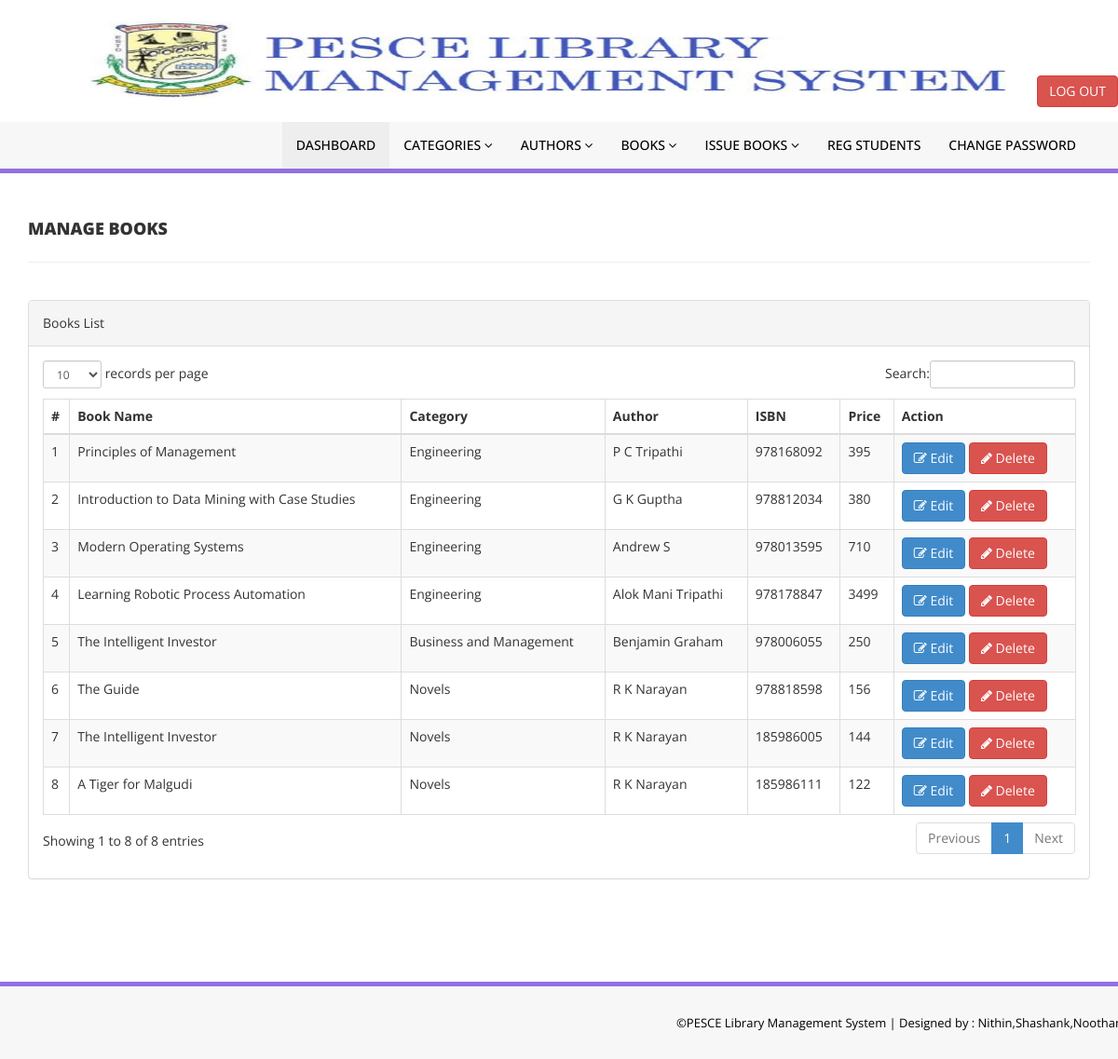
The app's page /admin/manage-books.php (signed in) with its own data.
### tables this page shows
CREATE TABLE `tblbooks` (
  `id` int(11) NOT NULL,
  `BookName` varchar(255) DEFAULT NULL,
  `CatId` int(11) DEFAULT NULL,
  `AuthorId` int(11) DEFAULT NULL,
  `ISBNNumber` int(20) DEFAULT NULL,
  `BookPrice` int(11) DEFAULT NULL,
  `RegDate` timestamp NULL DEFAULT current_timestamp(),
  `UpdationDate` timestamp NULL DEFAULT NULL ON UPDATE current_timestamp()
);

CREATE TABLE `tblcategory` (
  `id` int(11) NOT NULL,
  `CategoryName` varchar(150) DEFAULT NULL,
  `Status` int(1) DEFAULT NULL,
  `CreationDate` timestamp NULL DEFAULT current_timestamp(),
  `UpdationDate` timestamp NULL DEFAULT '0000-00-00 00:00:00' ON UPDATE current_timestamp()
);

CREATE TABLE `tblauthors` (
  `id` int(11) NOT NULL,
  `AuthorName` varchar(159) DEFAULT NULL,
  `creationDate` timestamp NULL DEFAULT current_timestamp(),
  `UpdationDate` timestamp NULL DEFAULT NULL ON UPDATE current_timestamp()
);

### admin/manage-books.php (the view, shortened to what this page needs)
<?php
include('includes/config.php');
if(strlen($_SESSION['alogin'])==0)
    {
header('location:index.php');
}
else{
    ?>
<!DOCTYPE html>
<html xmlns="http://www.w3.org/1999/xhtml">
<head>
    <link href="assets/css/bootstrap.css" rel="stylesheet" />
    <link href="assets/css/font-awesome.css" rel="stylesheet" />
    <link href="assets/js/dataTables/dataTables.bootstrap.css" rel="stylesheet" />
    <link href="assets/css/style.css" rel="stylesheet" />
</head>
<body>
<?php include('includes/header.php');?>
    <div class="content-wrapper">
         <div class="container">
        <div class="row pad-botm">
            <div class="col-md-12">
                <h4 class="header-line">Manage Books</h4>
    </div>
     <div class="row">
</div>
        </div>
            <div class="row">
                <div class="col-md-12">
                    <div class="panel panel-default">
                        <div class="panel-heading">
                           Books List
                        </div>
                        <div class="panel-body">
                            <div class="table-responsive">
                                <table class="table table-striped table-bordered table-hover" id="dataTables-example">
                                    <thead>
                                        <tr>
                                            <th>#</th>
                                            <th>Book Name</th>
                                            <th>Category</th>
                                            <th>Author</th>
                                            <th>ISBN</th>
                                            <th>Price</th>
                                            <th>Action</th>
                                        </tr>
                                    </thead>
                                    <tbody>
<?php $sql = "SELECT tblbooks.BookName,tblcategory.CategoryName,tblauthors.AuthorName,tblbooks.ISBNNumber,tblbooks.BookPrice,tblbooks.id as bookid from  tblbooks join tblcategory on tblcategory.id=tblbooks.CatId join tblauthors on tblauthors.id=tblbooks.AuthorId";
$query = $dbh -> prepare($sql);
$query->execute();
$results=$query->fetchAll(PDO::FETCH_OBJ);
$cnt=1;
if($query->rowCount() > 0)
{
foreach($results as $result)
{               ?>
                                        <tr class="odd gradeX">
                                            <td class="center"><?php echo htmlentities($cnt);?></td>
                                            <td class="center"><?php echo htmlentities($result->BookName);?></td>
                                            <td class="center"><?php echo htmlentities($result->CategoryName);?></td>
                                            <td class="center"><?php echo htmlentities($result->AuthorName);?></td>
                                            <td class="center"><?php echo htmlentities($result->ISBNNumber);?></td>
                                            <td class="center"><?php echo htmlentities($result->BookPrice);?></td>
                                            <td class="center">
                                            <a href="edit-book.php?bookid=<?php echo htmlentities($result->bookid);?>"><button class="btn btn-primary"><i class="fa fa-edit "></i> Edit</button>
                                          <a href="manage-books.php?del=<?php echo htmlentities($result->bookid);?>" onclick="return confirm('Are you sure you want to delete?');"" >
                                          <button class="btn btn-danger"><i class="fa fa-pencil"></i> Delete</button>
                                            </td>
                                        </tr>
 <?php $cnt=$cnt+1;}} ?>
                                    </tbody>
                                </table>
                            </div>
                        </div>
                    </div>
                </div>
            </div>
    </div>
    </div>
  <?php include('includes/footer.php');?>
</body>
</html>
<?php } ?>

### admin/assets/css/style.css (style rules this page uses)
.content-wrapper { margin-top: 40px; min-height:800px; padding-bottom:90px; }
.header-line { font-weight:900; padding-bottom:25px; border-bottom:1px solid #eeeeee; text-transform:uppercase; }
.pad-botm { padding-bottom:30px; }

### records on screen
tblbooks: BookName "Principles of Management", tblcategory.CategoryName "Engineering", AuthorId.AuthorName "P C Tripathi", ISBNNumber "978168092", BookPrice "395"
tblbooks: BookName "Introduction to Data Mining with Case Studies", tblcategory.CategoryName "Engineering", AuthorId.AuthorName "G K Guptha", ISBNNumber "978812034", BookPrice "380"
tblbooks: BookName "Modern Operating Systems", tblcategory.CategoryName "Engineering", AuthorId.AuthorName "Andrew S", ISBNNumber "978013595", BookPrice "710"
tblbooks: BookName "Learning Robotic Process Automation", tblcategory.CategoryName "Engineering", AuthorId.AuthorName "Alok Mani Tripathi", ISBNNumber "978178847", BookPrice "3499"
tblbooks: BookName "The Intelligent Investor", tblcategory.CategoryName "Business and Management", AuthorId.AuthorName "Benjamin Graham", ISBNNumber "978006055", BookPrice "250"
tblbooks: BookName "The Guide", tblcategory.CategoryName "Novels", AuthorId.AuthorName "R K Narayan", ISBNNumber "978818598", BookPrice "156"
tblbooks: BookName "The Intelligent Investor", tblcategory.CategoryName "Novels", AuthorId.AuthorName "R K Narayan", ISBNNumber "185986005", BookPrice "144"
tblbooks: BookName "A Tiger for Malgudi", tblcategory.CategoryName "Novels", AuthorId.AuthorName "R K Narayan", ISBNNumber "185986111", BookPrice "122"
